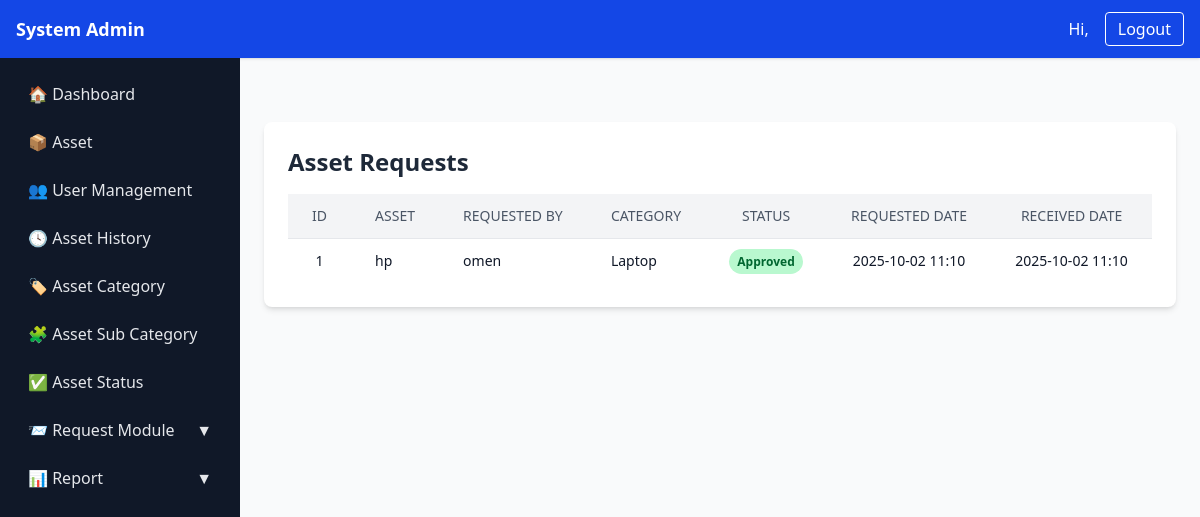
Page /asset/requests/ on the committed database.
### asset1/models.py (models this page shows, shortened)
class AssetRequest(models.Model):
    STATUS_PENDING = "pending"
    STATUS_APPROVED = "approved"
    STATUS_REJECTED = "rejected"
    STATUS_CANCELLED = "cancelled"
    STATUS_CHOICES = [
        (STATUS_PENDING, "Pending"),
        (STATUS_APPROVED, "Approved"),
        (STATUS_REJECTED, "Rejected"),
        (STATUS_CANCELLED, "Cancelled"),
    ]
    requester = models.ForeignKey(settings.AUTH_USER_MODEL, on_delete=models.CASCADE, related_name="asset_requests")
    category = models.ForeignKey(Category, on_delete=models.SET_NULL, null=True)
    asset = models.ForeignKey(Asset, on_delete=models.SET_NULL, null=True, blank=True)
    reason = models.TextField()
    status = models.CharField(max_length=32, choices=STATUS_CHOICES, default=STATUS_PENDING)
    requested_at = models.DateTimeField(auto_now_add=True)
    receive_at = models.DateTimeField(auto_now=True)

class Asset(models.Model):
    STATUS_AVAILABLE = "available"
    STATUS_ASSIGNED = "assigned"
    STATUS_MAINTENANCE = "maintenance"
    STATUS_LOST = "lost"
    STATUS_RETIRED = "retired"
    STATUS_CHOICES = [
        (STATUS_AVAILABLE, "Available"),
        (STATUS_ASSIGNED, "Assigned"),
        (STATUS_MAINTENANCE, "Maintenance"),
        (STATUS_LOST, "Lost"),
        (STATUS_RETIRED, "Retired"),
    ]
    uuid = models.UUIDField(default=uuid.uuid4, editable=False, unique=True)
    name = models.CharField(max_length=200)
    category = models.ForeignKey(Category, on_delete=models.PROTECT, related_name="assets")
    serial_number = models.CharField(max_length=200, blank=True, null=True, unique=True)
    description = models.TextField(blank=True)
    location = models.ForeignKey(Location, on_delete=models.SET_NULL, null=True, blank=True)
    status = models.CharField(max_length=32, choices=STATUS_CHOICES, default=STATUS_AVAILABLE)
    assigned_to = models.ForeignKey(settings.AUTH_USER_MODEL, null=True, blank=True,
                                    on_delete=models.SET_NULL, related_name="assigned_assets")
    acquired_date = models.DateField(null=True, blank=True)
    purchase_price = models.DecimalField(max_digits=12, decimal_places=2, null=True, blank=True)
    is_active = models.BooleanField(default=True)
    created_at = models.DateTimeField(auto_now_add=True)
    updated_at = models.DateTimeField(auto_now=True)

class Category(models.Model):
    name = models.CharField(max_length=120, unique=True)
    description = models.TextField(blank=True)
    created_at = models.DateTimeField(default=timezone.now)

### asset1/views.py (the view)
# urls.py: path('asset/requests/', views.asset_request_list, name='asset_request_list'),
def asset_request_list(request):
    requests = AssetRequest.objects.select_related('asset', 'requester', 'category').all().order_by('-requested_at')
    return render(request, 'asset1/request_list.html', {'requests': requests})

### asset1/templates/asset1/request_list.html
{% extends "asset1/sidebar.html" %}
{% load static %}
{% block page_content %}
<div class="max-w-6xl mx-auto mt-10 p-6 bg-white rounded-lg shadow-md">
    <div class="flex justify-between items-center mb-4">
        <h2 class="text-2xl font-bold text-gray-800">Asset Requests</h2>
    </div>
    <div class="overflow-x-auto">
        <table class="min-w-full divide-y divide-gray-200 rounded-lg shadow-sm" id="requestTable">
            <thead class="bg-gray-100">
                <tr>
                    <th class="px-6 py-3 text-center text-sm font-medium text-gray-600 uppercase">ID</th>
                    <th class="px-6 py-3 text-left text-sm font-medium text-gray-600 uppercase">Asset</th>
                    <th class="px-6 py-3 text-left text-sm font-medium text-gray-600 uppercase">Requested By</th>
                    <th class="px-6 py-3 text-left text-sm font-medium text-gray-600 uppercase">Category</th>
                    <th class="px-6 py-3 text-center text-sm font-medium text-gray-600 uppercase">Status</th>
                    <th class="px-6 py-3 text-center text-sm font-medium text-gray-600 uppercase">Requested Date</th>
                    <th class="px-6 py-3 text-center text-sm font-medium text-gray-600 uppercase">Received Date</th>
                </tr>
            </thead>
            <tbody class="bg-white divide-y divide-gray-200">
                {% for req in requests %}
                <tr class="hover:bg-gray-50">
                    <td class="px-6 py-3 text-center text-sm">{{ req.id }}</td>
                    <td class="px-6 py-3 text-sm">{% if req.asset %}{{ req.asset.name }}{% else %}-{% endif %}</td>
                    <td class="px-6 py-3 text-sm">{{ req.requester.username }}</td>
                    <td class="px-6 py-3 text-sm">{% if req.category %}{{ req.category.name }}{% else %}-{% endif %}</td>
                    <td class="px-6 py-3 text-center text-sm">
                        {% if req.status == 'pending' %}
                            <span class="px-2 py-1 rounded-full text-xs font-semibold text-yellow-800 bg-yellow-200">{{ req.get_status_display }}</span>
                        {% elif req.status == 'approved' %}
                            <span class="px-2 py-1 rounded-full text-xs font-semibold text-green-800 bg-green-200">{{ req.get_status_display }}</span>
                        {% elif req.status == 'rejected' %}
                            <span class="px-2 py-1 rounded-full text-xs font-semibold text-red-800 bg-red-200">{{ req.get_status_display }}</span>
                        {% elif req.status == 'cancelled' %}
                            <span class="px-2 py-1 rounded-full text-xs font-semibold text-gray-800 bg-gray-200">{{ req.get_status_display }}</span>
                        {% else %}
                            {{ req.get_status_display }}
                        {% endif %}
                    </td>
                    <td class="px-6 py-3 text-center text-sm">{{ req.requested_at|date:"Y-m-d H:i" }}</td>
                    <td class="px-6 py-3 text-center text-sm">{{ req.receive_at|date:"Y-m-d H:i" }}</td>
                </tr>
                {% empty %}
                <tr>
                    <td colspan="7" class="px-6 py-4 text-center text-gray-500 text-sm">No requests found.</td>
                </tr>
                {% endfor %}
            </tbody>
        </table>
    </div>
</div>
{% endblock %}

### rows in the picture
AssetRequest: id "1", asset.name "hp", requester.username "omen", category.name "Laptop", status "Approved", requested_at "2025-10-02 11:10", receive_at "2025-10-02 11:10"
